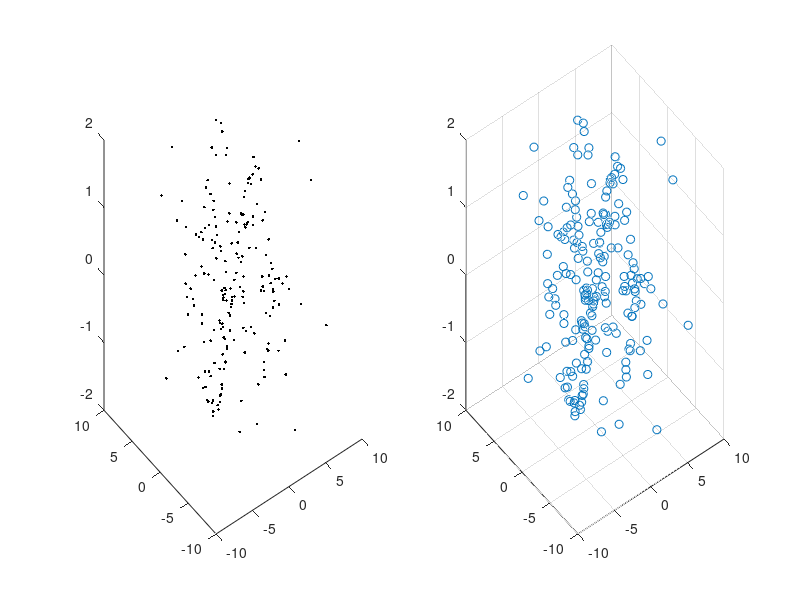

The MATLAB script that drew this image:
clear all
close all
clc

load('Exer7_Data.mat');
subplot(1, 2, 1);
plot_handle = plot3(X, Y, Z); % draw scatterplot
set(plot_handle, 'Marker', '.', 'LineStyle', 'none', 'Color', [0 0 0])
% plot3(X, Y, Z);
subplot(1, 2, 2);scatter3(X, Y, Z);